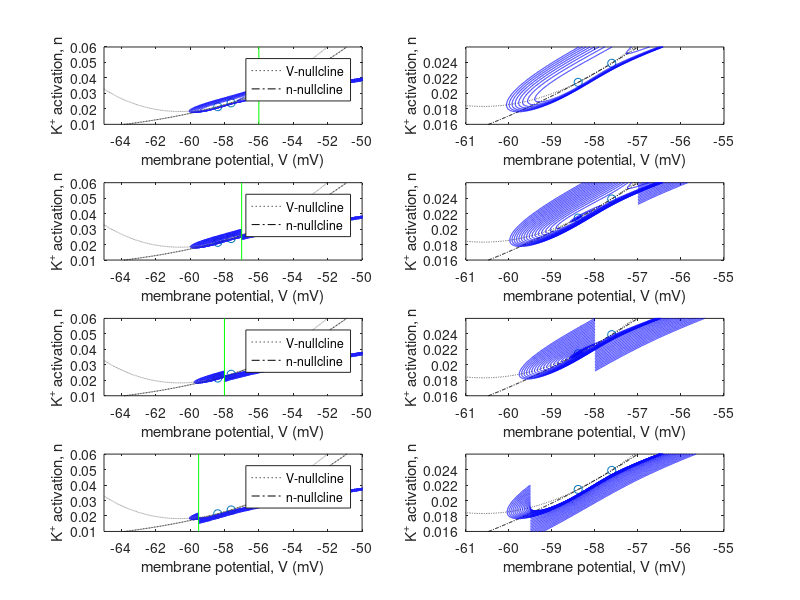

Write MATLAB code to recreate this figure.
clear all; close all;

% dynamics near the Bogdanov-Takens bifurcation in the persistent sodium plus potassium model
% note: we assume tau_n(v)=1, C=1;

% parameters
g_l=8; % conductance constant (leak)
g_na=20;
g_k=10;
E_l=-79.42; % Nernst potential (leak)
E_na=60;
E_k=-90;
vh_m=-20; % steady-state half-life potential (m-gate)
vh_n=-31.64;
k_m=15; % sigma function slope factor (m-gate)
k_n=7;
I_base=5; % baseline injected current

x_traj=[-56,-57,-58,-59.5]; % x-coordinates for initial trajectories in each plot
figure
for i=1:4
    % Compute nullclines and vector field
    vVec=(-70:0.01:-40); % vector spanning voltage values (v-dimension)
    nVec=(0.01:0.0001:0.3)'; % vector spanning n-gate values (n-dimension)
    [X,Y]=meshgrid(vVec,nVec); % create 2D grid of downsampled values
    v_dot = I_base-g_l.*(X-E_l)-g_na./(1+exp((vh_m-X)/k_m)).*(X-E_na)-g_k*Y.*(X-E_k); % dv/dt
    n_dot = 1./(1+exp((vh_n-X)/k_n))-Y; % dn/dt
    v_null = (I_base-g_l*(vVec-E_l)-g_na./(1+exp((vh_m-vVec)/k_m)).*(vVec-E_na))./(g_k*(vVec-E_k)); % v-nullcline
    n_null = 1./(1+exp((vh_n-vVec)/k_n)); % n-nullcline
    
    % find fixed points
    win = [-58.4,-58.3;-57.9,-57.6;-43,-42];
    for fixed_i=1:3
        win_inds=[find(vVec>win(fixed_i,1),1,'first'),find(vVec<win(fixed_i,2),1,'last')];
        [B,dist_inds] = sort(abs(v_null(win_inds)-n_null(win_inds)));
        fixed_inds(fixed_i) = win_inds(dist_inds(1));
    end
    
    % set trajectory starting points
    startx=x_traj(i)*ones(1,35);
    starty=(0.0272:0.0002:0.034)-0.004*(i-1); % iteratively decrease the starting y-coordinates so that they stay centered around the nullclines
    
    % plot nullclines and trajectories
    subplot(4,2,i*2-1)
    plot(vVec,v_null,'k:',vVec,n_null,'k-.')
    axis([-65 -50 nVec(1) 0.06])
    hold on
    scatter(vVec(fixed_inds),n_null(fixed_inds),'ro'); % equilibria
    streamline(X,Y,v_dot,n_dot,startx,starty) % trajectories
    ylimits=get(gca,'ylim');
    line([x_traj(i) x_traj(i)],ylimits,'Color','green')
    hold off
    legend('V-nullcline','n-nullcline')
    xlabel('membrane potential, V (mV)')
    ylabel('K^+ activation, n')
    
    % plot nullclines and trajectories zoomed in near lower equilibria
    subplot(4,2,i*2)
    plot(vVec,v_null,'k:',vVec,n_null,'k-.')
    hold on
    scatter(vVec(fixed_inds),n_null(fixed_inds),'ro'); % equilibria
    streamline(X,Y,v_dot,n_dot,startx,starty)
    hold off
    axis([vVec(find(vVec>=-61,1,'first')) vVec(find(vVec<=-55,1,'last')) 0.016 0.026])
    xlabel('membrane potential, V (mV)')
    ylabel('K^+ activation, n')
end
